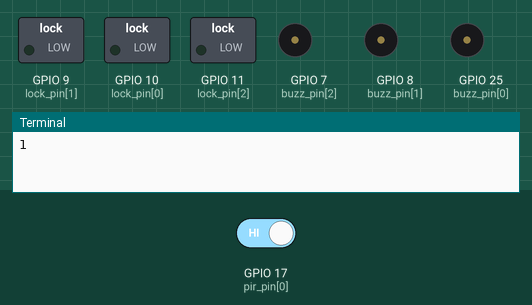
This program was run on a simulated Raspberry Pi (BCM pin numbers). Parts: switched loads named in the program (green lamp = pin HIGH), buzzer (waves = sounding, pin HIGH), the last lines printed to the terminal. The inputs (shaded band) are chosen by the test bench; at power-on: GPIO 17 (pir_pin[0]) HIGH.

Above: at 1.2 s.
1.3 s: GPIO 17 (pir_pin[0]) driven LOW
At 2.3 s:
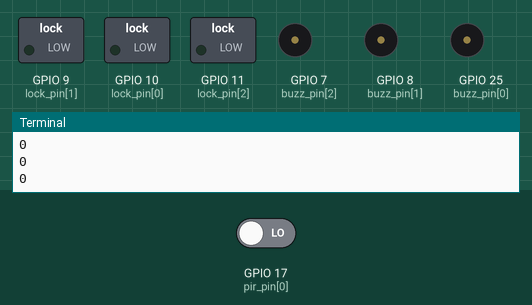
4.1 s: GPIO 17 (pir_pin[0]) driven HIGH
At 4.8 s:
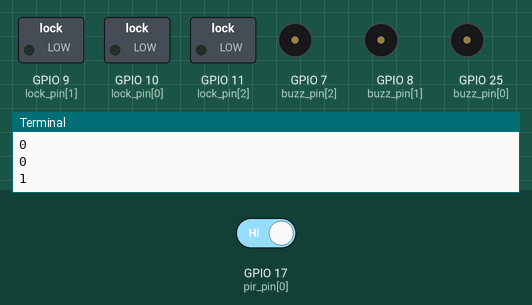
Timing chart, 0 to 15.9 s (numbered marks = the images above; inputs shaded):
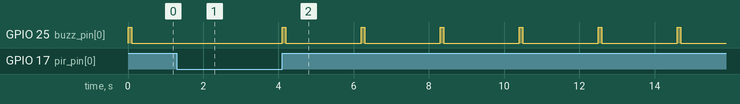

Measured:
- after the input at 1.3 s, GPIO 25 (buzz_pin[0]): stays LOW (without the input it goes to HIGH after 0.80 s)
- after the input at 4.1 s, GPIO 25 (buzz_pin[0]): alternates HIGH for 0.10 s and LOW for 2.0 s, starting at once

The program:

prototype.py
```python
from time import sleep,time
import RPi.GPIO as GPIO

pir_pin = (17,27,22)
lock_pin = (10,9,11)
buzz_pin = (25,8,7)

start = 0

def pin_setup():
	GPIO.setmode(GPIO.BCM)
	GPIO.setwarnings(False)
	for x in range(0,3):
		GPIO.setup(pir_pin[x],GPIO.IN)
		GPIO.setup(lock_pin[x],GPIO.OUT,initial=GPIO.LOW)
		GPIO.setup(buzz_pin[x],GPIO.OUT,initial=GPIO.LOW)

def read_pir(ind):
	return GPIO.input(ind)

def buzzing(num,delay):
	GPIO.output(buzz_pin[num],True)
	sleep(delay)
	GPIO.output(buzz_pin[num],False)

def locking():
	pass

def main():
	inp = read_pir(pir_pin[0])
	print(inp)
	if inp == 1:
		buzzing(0,0.1)
		sleep(2)

if __name__ == "__main__":
	pin_setup()
	while True:
		main()


'''
<<if want to use gpiozero module>>
https://github.com/gpiozero/gpiozero

# from gpiozero import MotionSensor

# pir = MotionSensor(pin)

# while True:
	# print(pir.wait_for_motion())
	# print("moved")
	# print(pir.wait_for_no_motion())
'''
```
